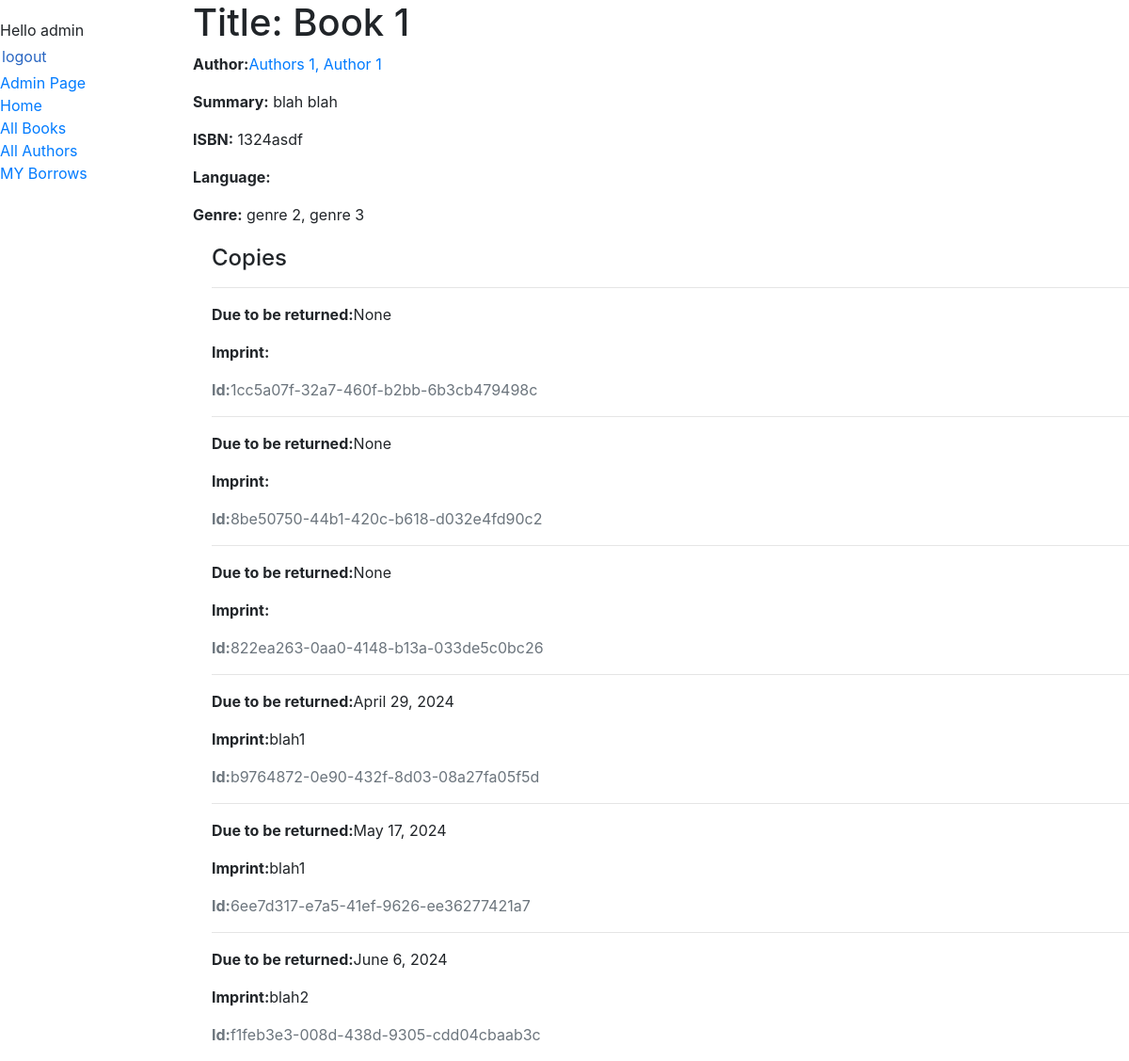
Screenshot of /books/1 (signed in) with the database file from the repository.
### Lib/models.py (models this page shows, shortened)
class Book(models.Model):
    title = models.CharField(max_length=255)
    author = models.ForeignKey('Author', on_delete=models.SET_NULL, null=True)
    summary = models.TextField(max_length=1000,null=True, help_text='Enter a brief description of the book')
    isbn = models.CharField(max_length=13,null=True, help_text='13 Character <a href="https://www.isbn-international.org/content/what-isbn">ISBN number</a>')
    genre = models.ManyToManyField('Genre', help_text='Select a genre for this book')

class Author(models.Model):
    first_name = models.CharField(max_length=100)
    last_name = models.CharField(max_length=100)
    date_of_birth = models.DateField(null=True, blank=True)
    date_of_death = models.DateField('Died', null=True, blank=True)
    def __str__(self):
        return f'{self.last_name}, {self.first_name}'

class Genre(models.Model):
    name = models.CharField(max_length=255,help_text='Enter a book genre (e.g. Science Fiction)')
    def __str__(self):
        return self.name

class BookInstance(models.Model):
    id = models.UUIDField(primary_key=True, default=uuid.uuid4, help_text='Unique ID for this particular book across whole library')
    book = models.ForeignKey('Book', on_delete=models.SET_NULL, null=True)
    imprint = models.CharField(max_length=255)
    due_back = models.DateField(null=True, blank=True)
    borrower = models.ForeignKey(User, on_delete=models.SET_NULL, null=True, blank=True)
    LOAN_STATUS = (
        ('m', 'Maintenance'),
        ('o', 'On loan'),
        ('a', 'Available'),
        ('r', 'Reserved'),
    )
    status = models.CharField(max_length=1, choices=LOAN_STATUS, blank=True, default='m', help_text='Book availability')
    class Meta:
        ordering = ['due_back']

### Lib/views.py (the view)
# urls.py: path('books/<int:pk>',views.BookDetailView.as_view(), name='book_detail'),
class BookDetailView(generic.DetailView):
    model = models.Book
    template_name = 'lib/book_detail.html'

### Lib/templates/lib/book_detail.html
{% extends "lib/base_generic.html" %}
{% block content %}
    <h1>Title: {{ book.title }}</h1>
    <p><strong>Author:</strong><a href="">{{ book.author }}</a></p>
    <p><strong>Summary:</strong> {{ book.summary }}</p>
    <p><strong>ISBN:</strong> {{ book.isbn }}</p>
    <p><strong>Language:</strong> {{ book.language }}</p>
    <p><strong>Genre:</strong>{% for genre in book.genre.all %} {{ genre }}{% if not forloop.last %},{% endif%}{% endfor %} </p>
    <div style="margin-left:20px;margin-top: 20px">
        <h4>Copies</h4>
        {%for copy in book.bookinstance_set.all %}
        <hr>
        <p class="{% if copy.status == 'a' %}text-success{% elif copy.status == 'd' %}text-danger{% else %}text-warning{% endif %}">
        {% if copy.status != 'a' %}<p></p><strong>Due to be returned:</strong>{{ copy.due_back }}</p>{% endif %}
        <p><strong>Imprint:</strong>{{ copy.imprint }}</p>
        <p class="text-muted"><strong>Id:</strong>{{ copy.id }}</p>
        {% endfor%}
    </div>
{% endblock %}

### Lib/templates/lib/base_generic.html (shortened to what this page needs)
<!DOCTYPE html>
<html lang="en">
<head>
    <link rel="stylesheet" href="https://stackpath.bootstrapcdn.com/bootstrap/4.5.0/css/bootstrap.min.css">
    {% load static %}
    <link rel="stylesheet" href="{% static 'css/style.css' %}">
</head>
<body>
    <div class="container_fluid">
        <div class="row">
            <div class="col-sm-2">
            {% block sidebar %}
            <ul class="sidebar-nav">
                {% if user.is_authenticated %}
                    <li>Hello {{ user.username }}</li>
                    <form method="post" action="{% url 'logout' %}">
                        <button class="button" type="submit" >logout</button>
                    </form>
                {% else %}
                    <li><a href="{% url 'login' %}">Log In</a></li>
                    <li><a href="{% url 'Users:signup' %}" >Sign Up</a></li>
                {% endif %}
                <li><a href="/admin">Admin Page</a></li>
                <li><a href="{% url 'Lib:index' %}">Home</a></li>
                <li><a href="{% url 'Lib:book_list' %}">All Books </a></li>
                <li><a href="{% url 'Lib:authors' %}">All Authors</a></li>
                <li><a href="{% url 'Lib:my-borrowed' %}" >MY Borrows</a></li>
            </ul>
            {% endblock %}
            </div>
            <div class="col-sm-10">
            {% block content %}{% endblock %}
            </div>
        </div>
    </div>
</body>
</html>

### Lib/templates/lib/base_generic.html (style rules this page uses)
.button { border: none; color: rgb(41, 102, 194); background-color: white; padding: 0px; text-align: left; text-decoration: none; display: inline-block; font-size: 16px; margin: 4px 2px; cursor: pointer; }

### rows the page displays
Book: title "Book 1", author "Authors 1, Author 1", summary "blah blah", isbn "1324asdf"
Genre: name "genre 2"
Genre: name "genre 3"
BookInstance: due_back "None", id "1cc5a07f-32a7-460f-b2bb-6b3cb479498c"
BookInstance: due_back "None", id "8be50750-44b1-420c-b618-d032e4fd90c2"
BookInstance: due_back "None", id "822ea263-0aa0-4148-b13a-033de5c0bc26"
BookInstance: due_back "April 29, 2024", imprint "blah1", id "b9764872-0e90-432f-8d03-08a27fa05f5d"
BookInstance: due_back "May 17, 2024", imprint "blah1", id "6ee7d317-e7a5-41ef-9626-ee36277421a7"
BookInstance: due_back "June 6, 2024", imprint "blah2", id "f1feb3e3-008d-438d-9305-cdd04cbaab3c"

### other values shown
{{ user.username }} "admin"
